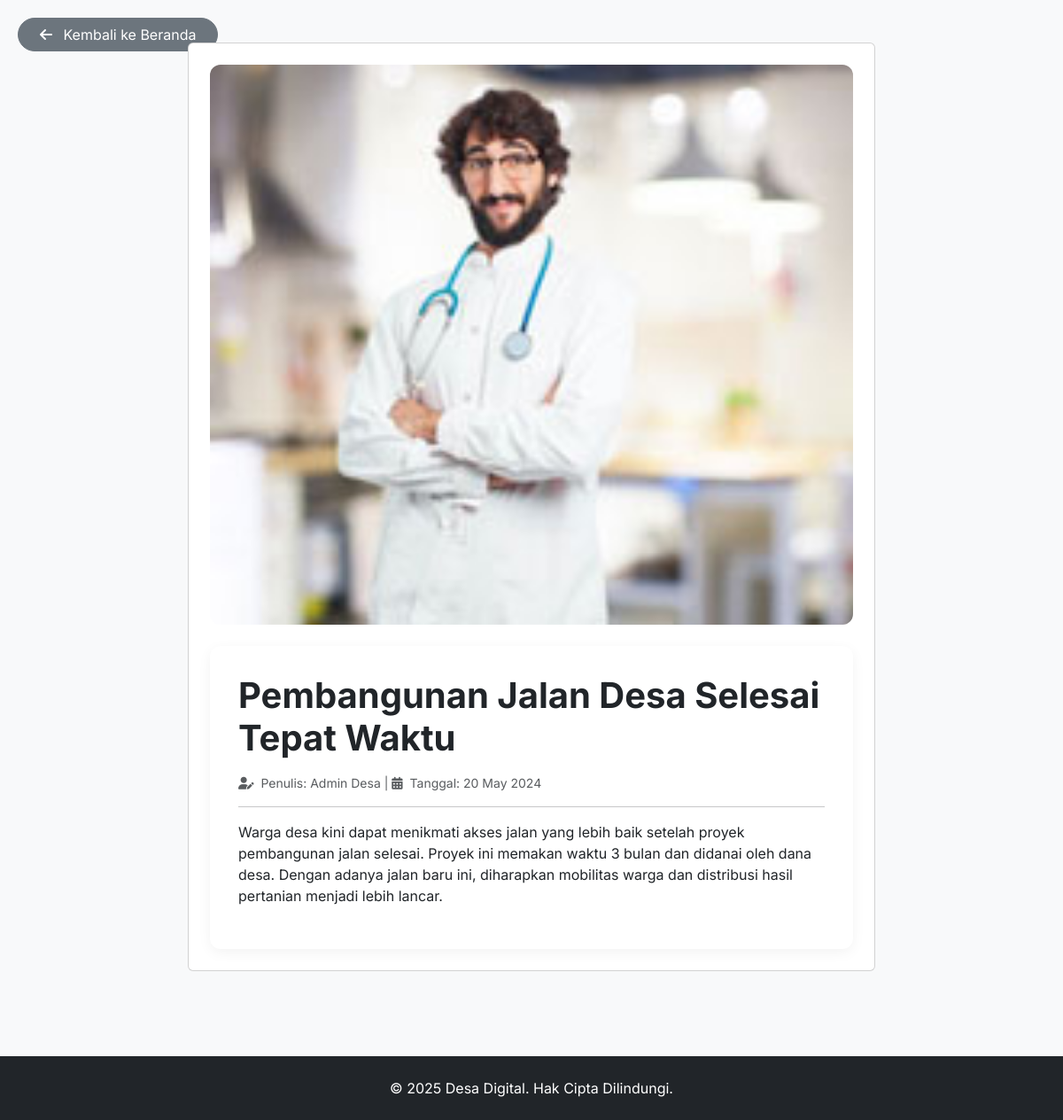
/berita.php?id=1, run on the app's committed database.
### tables this page shows
CREATE TABLE `berita` (
  `id` int(11) NOT NULL,
  `judul` varchar(255) NOT NULL,
  `isi_singkat` text NOT NULL,
  `isi_lengkap` longtext NOT NULL,
  `gambar` varchar(255) NOT NULL,
  `tanggal` date NOT NULL,
  `author` varchar(100) DEFAULT NULL
);

### berita.php (the view, shortened to what this page needs)
<?php
require_once 'db.php';
function clean_input($data) {
    $data = trim($data);
    $data = stripslashes($data);
    $data = htmlspecialchars($data);
    return $data;
}
$berita = null;
if (isset($_GET['id'])) {
    $id = clean_input($_GET['id']);
    $stmt = $conn->prepare("SELECT * FROM berita WHERE id = ?");
    $stmt->bind_param("i", $id);
    $stmt->execute();
    $result = $stmt->get_result();
    $berita = $result->fetch_assoc();
}
?>
<!DOCTYPE html>
<html lang="id">
<head>
    <link href="https://cdn.jsdelivr.net/npm/bootstrap@5.3.3/dist/css/bootstrap.min.css" rel="stylesheet" xintegrity="sha384-QWTKZyjpPEjISv5WaRU9OFeRpok6YctnYmDr5pNlyT2bRjXh0JMhjY6hW+ALEwIH">
    <link rel="stylesheet" href="https://cdnjs.cloudflare.com/ajax/libs/font-awesome/6.5.2/css/all.min.css">
</head>
<body>
    <div class="top-back-button">
        <a href="index.php" class="btn btn-secondary rounded-pill px-4"><i class="fas fa-arrow-left me-2"></i> Kembali ke Beranda</a>
    </div>
    <main class="container py-5">
        <?php if (isset($_GET['id'])):  ?>
            <?php if ($berita): ?>
                <div class="card p-4">
                    <img src="upload/image_berita/<?php echo htmlspecialchars($berita['gambar']); ?>" class="berita-image mb-4" alt="<?php echo htmlspecialchars($berita['judul']); ?>">
                    <div class="berita-content">
                        <h1 class="fw-bold mb-3"><?php echo htmlspecialchars($berita['judul']); ?></h1>
                        <p class="text-muted small">
                            <i class="fas fa-user-edit me-1"></i> Penulis: <?php echo htmlspecialchars($berita['author']); ?> |
                            <i class="fas fa-calendar-alt me-1"></i> Tanggal: <?php echo date('d M Y', strtotime($berita['tanggal'])); ?>
                        </p>
                        <hr>
                        <p><?php echo nl2br(htmlspecialchars($berita['isi_lengkap'])); ?></p>
                    </div>
                </div>
            <?php else: ?>
                <div class="alert alert-danger" role="alert">
                    Berita tidak ditemukan.
                </div>
            <?php endif; ?>
        <?php endif; ?>
    </main>
    <footer class="bg-dark text-white text-center py-4 mt-5">
        <div class="container">
            <p class="mb-0">&copy; <?php echo date("Y"); ?> Desa Digital. Hak Cipta Dilindungi.</p>
        </div>
    </footer>
</body>
</html>

### berita.php (style rules this page uses)
body { font-family: 'Inter', sans-serif; background-color: #f8f9fa; }
.container { max-width: 800px; }
.berita-image { width: 100%; height: auto; border-radius: 0.75rem; object-fit: cover; }
.berita-content { background-color: #fff; padding: 2rem; border-radius: 0.75rem; box-shadow: 0 4px 15px rgba(0,0,0,0.05); }
.top-back-button { position: absolute; top: 20px; left: 20px; }

### data on the page
berita: gambar (picture), judul "Pembangunan Jalan Desa Selesai Tepat Waktu", author "Admin Desa", tanggal "20 May 2024", isi_lengkap "Warga desa kini dapat menikmati akses jalan yang lebih baik setelah proyek pembangunan jalan selesai. Proyek ini memakan waktu 3 bulan dan didanai oleh dana desa. Dengan adanya jalan baru ini, diharapkan mobilitas warga dan distribusi hasil pertanian menjadi lebih lancar."
